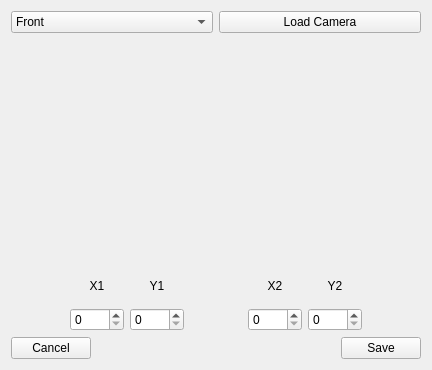
<?xml version="1.0" encoding="UTF-8"?>
<ui version="4.0">
 <class>editROI</class>
 <widget class="QWidget" name="editROI">
  <property name="geometry">
   <rect>
    <x>0</x>
    <y>0</y>
    <width>432</width>
    <height>370</height>
   </rect>
  </property>
  <property name="windowTitle">
   <string>Edit ROI</string>
  </property>
  <layout class="QVBoxLayout" name="verticalLayout_4">
   <item>
    <layout class="QHBoxLayout" name="horizontalLayout">
     <item>
      <widget class="QComboBox" name="comboBox">
       <item>
        <property name="text">
         <string>Front</string>
        </property>
       </item>
       <item>
        <property name="text">
         <string>Top</string>
        </property>
       </item>
       <item>
        <property name="text">
         <string>Side</string>
        </property>
       </item>
      </widget>
     </item>
     <item>
      <widget class="QPushButton" name="load">
       <property name="text">
        <string>Load Camera</string>
       </property>
      </widget>
     </item>
    </layout>
   </item>
   <item>
    <layout class="QHBoxLayout" name="horizontalLayout_2">
     <item>
      <spacer name="horizontalSpacer">
       <property name="orientation">
        <enum>Qt::Horizontal</enum>
       </property>
       <property name="sizeHint" stdset="0">
        <size>
         <width>40</width>
         <height>20</height>
        </size>
       </property>
      </spacer>
     </item>
     <item>
      <widget class="QLabel" name="label">
       <property name="minimumSize">
        <size>
         <width>400</width>
         <height>225</height>
        </size>
       </property>
       <property name="text">
        <string/>
       </property>
      </widget>
     </item>
     <item>
      <spacer name="horizontalSpacer_2">
       <property name="orientation">
        <enum>Qt::Horizontal</enum>
       </property>
       <property name="sizeHint" stdset="0">
        <size>
         <width>40</width>
         <height>20</height>
        </size>
       </property>
      </spacer>
     </item>
    </layout>
   </item>
   <item>
    <layout class="QHBoxLayout" name="horizontalLayout_7">
     <item>
      <spacer name="horizontalSpacer_5">
       <property name="orientation">
        <enum>Qt::Horizontal</enum>
       </property>
       <property name="sizeHint" stdset="0">
        <size>
         <width>40</width>
         <height>20</height>
        </size>
       </property>
      </spacer>
     </item>
     <item>
      <layout class="QVBoxLayout" name="verticalLayout">
       <item>
        <layout class="QHBoxLayout" name="horizontalLayout_6">
         <item>
          <widget class="QLabel" name="label_3">
           <property name="text">
            <string>X1</string>
           </property>
           <property name="alignment">
            <set>Qt::AlignCenter</set>
           </property>
          </widget>
         </item>
         <item>
          <widget class="QLabel" name="label_2">
           <property name="text">
            <string>Y1</string>
           </property>
           <property name="alignment">
            <set>Qt::AlignCenter</set>
           </property>
          </widget>
         </item>
        </layout>
       </item>
       <item>
        <layout class="QHBoxLayout" name="horizontalLayout_4">
         <item>
          <widget class="QSpinBox" name="x1">
           <property name="maximum">
            <number>5000</number>
           </property>
          </widget>
         </item>
         <item>
          <widget class="QSpinBox" name="y1">
           <property name="maximum">
            <number>5000</number>
           </property>
          </widget>
         </item>
        </layout>
       </item>
      </layout>
     </item>
     <item>
      <spacer name="horizontalSpacer_3">
       <property name="orientation">
        <enum>Qt::Horizontal</enum>
       </property>
       <property name="sizeHint" stdset="0">
        <size>
         <width>40</width>
         <height>20</height>
        </size>
       </property>
      </spacer>
     </item>
     <item>
      <layout class="QVBoxLayout" name="verticalLayout_2">
       <item>
        <layout class="QHBoxLayout" name="horizontalLayout_5">
         <item>
          <widget class="QLabel" name="label_5">
           <property name="text">
            <string>X2</string>
           </property>
           <property name="alignment">
            <set>Qt::AlignCenter</set>
           </property>
          </widget>
         </item>
         <item>
          <widget class="QLabel" name="label_4">
           <property name="text">
            <string>Y2</string>
           </property>
           <property name="alignment">
            <set>Qt::AlignCenter</set>
           </property>
          </widget>
         </item>
        </layout>
       </item>
       <item>
        <layout class="QHBoxLayout" name="horizontalLayout_3">
         <item>
          <widget class="QSpinBox" name="x2">
           <property name="maximum">
            <number>5000</number>
           </property>
          </widget>
         </item>
         <item>
          <widget class="QSpinBox" name="y2">
           <property name="maximum">
            <number>5000</number>
           </property>
          </widget>
         </item>
        </layout>
       </item>
      </layout>
     </item>
     <item>
      <spacer name="horizontalSpacer_6">
       <property name="orientation">
        <enum>Qt::Horizontal</enum>
       </property>
       <property name="sizeHint" stdset="0">
        <size>
         <width>40</width>
         <height>20</height>
        </size>
       </property>
      </spacer>
     </item>
    </layout>
   </item>
   <item>
    <layout class="QHBoxLayout" name="horizontalLayout_8">
     <item>
      <widget class="QPushButton" name="cancel">
       <property name="text">
        <string>Cancel</string>
       </property>
       <property name="icon">
        <iconset resource="images.qrc">
         <normaloff>:/icons/Images/process-stop.svg</normaloff>:/icons/Images/process-stop.svg</iconset>
       </property>
      </widget>
     </item>
     <item>
      <spacer name="horizontalSpacer_4">
       <property name="orientation">
        <enum>Qt::Horizontal</enum>
       </property>
       <property name="sizeHint" stdset="0">
        <size>
         <width>40</width>
         <height>20</height>
        </size>
       </property>
      </spacer>
     </item>
     <item>
      <widget class="QPushButton" name="save">
       <property name="text">
        <string>Save</string>
       </property>
       <property name="icon">
        <iconset resource="images.qrc">
         <normaloff>:/icons/Images/dialog-ok-apply.svg</normaloff>:/icons/Images/dialog-ok-apply.svg</iconset>
       </property>
      </widget>
     </item>
    </layout>
   </item>
  </layout>
 </widget>
 <resources>
  <include location="images.qrc"/>
 </resources>
 <connections/>
</ui>
